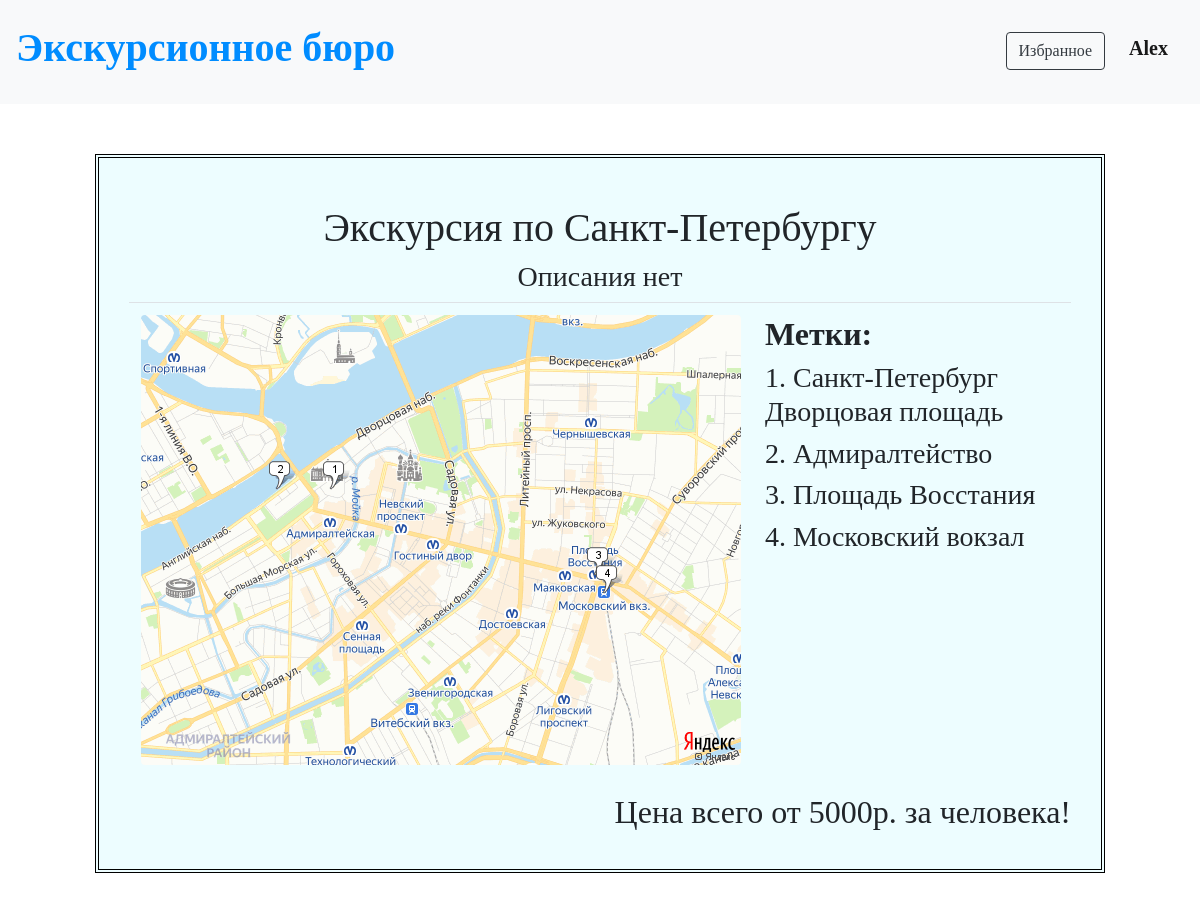
The page /tours/5 (signed in) on the database its author committed.
### data/users.py (models this page shows, shortened)
class User(SqlAlchemyBase, UserMixin, SerializerMixin):
    __tablename__ = 'users'
    id = sqlalchemy.Column(sqlalchemy.Integer, primary_key=True, autoincrement=True)
    name = sqlalchemy.Column(sqlalchemy.String)
    surname = sqlalchemy.Column(sqlalchemy.String)
    age = sqlalchemy.Column(sqlalchemy.Integer)
    email = sqlalchemy.Column(sqlalchemy.String, index=True, unique=True)
    hashed_password = sqlalchemy.Column(sqlalchemy.String)
    created_date = sqlalchemy.Column(sqlalchemy.DateTime, default=datetime.datetime.now)
    favourite = sqlalchemy.Column(sqlalchemy.String)

### data/tours.py (models this page shows)
class Tour(SqlAlchemyBase, UserMixin, SerializerMixin):
    __tablename__ = 'tours'
    id = sqlalchemy.Column(sqlalchemy.Integer, primary_key=True, autoincrement=True)
    name = sqlalchemy.Column(sqlalchemy.String)
    about = sqlalchemy.Column(sqlalchemy.String)
    places = sqlalchemy.Column(sqlalchemy.String)
    cost = sqlalchemy.Column(sqlalchemy.Integer)
    date = sqlalchemy.Column(sqlalchemy.Date)
    user = sqlalchemy.Column(sqlalchemy.Integer)

### main.py (the view)
@app.route('/tours/<int:tour_id>')
@login_required
def tours(tour_id):
    db_sess = db_session.create_session()
    tour = db_sess.query(Tour).get(tour_id)
    if tour:
        lst = tour.places.split('&')
        filename = 'static/img/foto' + str(tour_id) + '.png'
        return render_template("tour.html", title="Экскурсия #" + str(tour.id), tour=tour, file=filename, lst=lst)
    return """<h1 class="text-center">Ошибка!</h1>"""

### data/db_session.py (called while the page is built)
def create_session() -> Session:
    global __factory
    return __factory()

### main.py (called while the page is built)
@login_manager.user_loader
def load_user(user_id):
    db_sess = db_session.create_session()
    return db_sess.query(User).get(user_id)

### templates/tour.html (shortened to what this page needs)
{% extends "base.html" %}
{% block content %}
<div>
    <p class="h1 text-center">{{tour.name}}</p>
    <p class="h3 text-center">{{tour.about}}</p>
    <table class="table">
        <tr>
            <td>
                <img src="/{{file}}" class="rounded mx-auto d-block" alt="Фото не загрузилось">
            </td>
            <td>
                <p class="h2 text-left" style="font-weight: 600;">Метки:</p>
                {% for item in lst %}
                <p class="h3 text-left">{{loop.index}}. {{item}}</p>
                {% endfor %}
            </td>
        </tr>
    </table>
    <p class="h2 text-right">Цена всего от {{tour.cost}}р. за человека!</p>
</div>
{% endblock %}

### templates/base.html (shortened to what this page needs)
<!DOCTYPE html>
<html lang="en">
<head>
    <link rel="stylesheet"
          href="https://stackpath.bootstrapcdn.com/bootstrap/4.4.1/css/bootstrap.min.css"
>
    <link rel="stylesheet" type="text/css" href="/static/css/style.css"/>
</head>
<body>
<nav class="navbar navbar-light bg-light">
    {% if current_user.is_authenticated %}
    <p class="h1"><a href="/tours">Экскурсионное бюро</a></p>
    {% else %}
    <p class="h1">Экскурсионное бюро</p>
    {% endif %}
    {% if current_user.is_authenticated %}
    <p>
        <a class="btn btn-outline-dark" style="margin-top: 10px; margin-bottom: 10px;"
           href="/favourite/{{current_user.id}}">Избранное</a>
        <a class="navbar-brand" style="margin-top: 20px;" href="/logout">{{ current_user.name }}</a>
    </p>
    {% else %}
    <p>
        <a class="btn btn-outline-dark" href="/register">Зарегистрироваться</a>
        <a class="btn btn-outline-dark" href="/login">Войти</a>
    </p>
    {% endif %}
</nav>
<main role="main" class="container">
    {% block content %}{% endblock %}
</main>
</body>
</html>

### static/css/style.css (style rules this page uses)
div { background-color: #edfdff; padding: 30px; margin: 50px; border: 4px double black; }
a { color: #008cff; font-weight: 600; }
p { font-family: cursive; }
.btn { margin: 20px; font-family: cursive; }

### rows shown on the page
User: name "Alex"
Tour: name "Экскурсия по Санкт-Петербургу", about "Описания нет", cost "5000"

### other values the page prints
{{ item }} "Санкт-Петербург Дворцовая площадь" "Адмиралтейство" "Площадь Восстания" "Московский вокзал"
